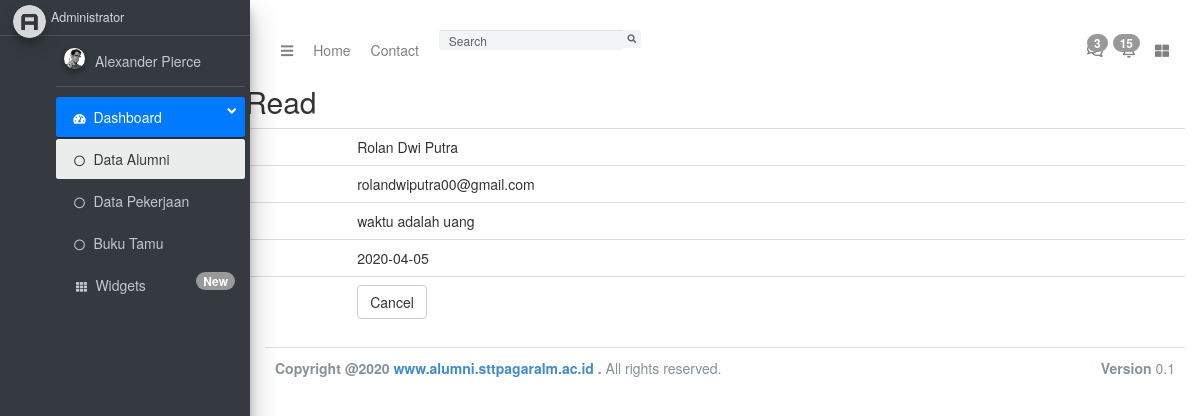
The app's page /index.php/buku_tamu/read/1 with its own data.
### tables this page shows
CREATE TABLE IF NOT EXISTS `tb_buku_tamu` (
  `id` int(5) NOT NULL AUTO_INCREMENT,
  `nama` varchar(25) NOT NULL,
  `email` varchar(30) NOT NULL,
  `pesan` text NOT NULL,
  `tgl_pesan` date NOT NULL,
  PRIMARY KEY (`id`)
);

### application/controllers/Buku_tamu.php (called while the page is built, shortened)
<?php
class Buku_tamu extends CI_Controller
{
    function __construct()
    {
        $this->load->model('M_buku_tamu');
        $this->load->library('form_validation');
    }
    public function read($id)
    {
        $row = $this->M_buku_tamu->get_by_id($id);
        if ($row) {
            $data = array(
		'id' => $row->id,
		'nama' => $row->nama,
		'email' => $row->email,
		'pesan' => $row->pesan,
		'tgl_pesan' => $row->tgl_pesan,
	    );
            $this->load->view('adminlte/header');
            $this->load->view('adminlte/navbar');
            $this->load->view('adminlte/sidebar');
            $this->load->view('buku_tamu/tb_buku_tamu_read', $data);
            $this->load->view('adminlte/footer');
        } else {
            $this->session->set_flashdata('message', 'Record Not Found');
            redirect(site_url('buku_tamu'));
        }
    }
}

### index.php (called while the page is built, shortened)
<?php
require_once BASEPATH.'core/CodeIgniter.php';

### application/models/M_buku_tamu.php (called while the page is built, shortened)
<?php
class M_buku_tamu extends CI_Model
{
    public $table = 'tb_buku_tamu';
    public $id = 'id';
    function get_by_id($id)
    {
        $this->db->where($this->id, $id);
        return $this->db->get($this->table)->row();
    }
}

### application/views/buku_tamu/tb_buku_tamu_read.php (the view, shortened to what this page needs)
<!doctype html>
<html>
    <head>
        <link rel="stylesheet" href="<?php echo base_url('assets/bootstrap/css/bootstrap.min.css') ?>"/>
    </head>
    <body>
        <h2 style="margin-top:0px">Data Buku Tamu Read</h2>
        <table class="table">
	    <tr><td>Nama</td><td><?php echo $nama; ?></td></tr>
	    <tr><td>Email</td><td><?php echo $email; ?></td></tr>
	    <tr><td>Pesan</td><td><?php echo $pesan; ?></td></tr>
	    <tr><td>Tgl Pesan</td><td><?php echo $tgl_pesan; ?></td></tr>
	    <tr><td></td><td><a href="<?php echo site_url('buku_tamu') ?>" class="btn btn-default">Cancel</a></td></tr>
	</table>
        </body>
</html>

### application/views/buku_tamu/tb_buku_tamu_read.php (style rules this page uses)
body { padding: 15px; }

### records on screen
tb_buku_tamu: nama "Rolan Dwi Putra", email "rolandwiputra00@gmail.com", pesan "waktu adalah uang", tgl_pesan "2020-04-05"
